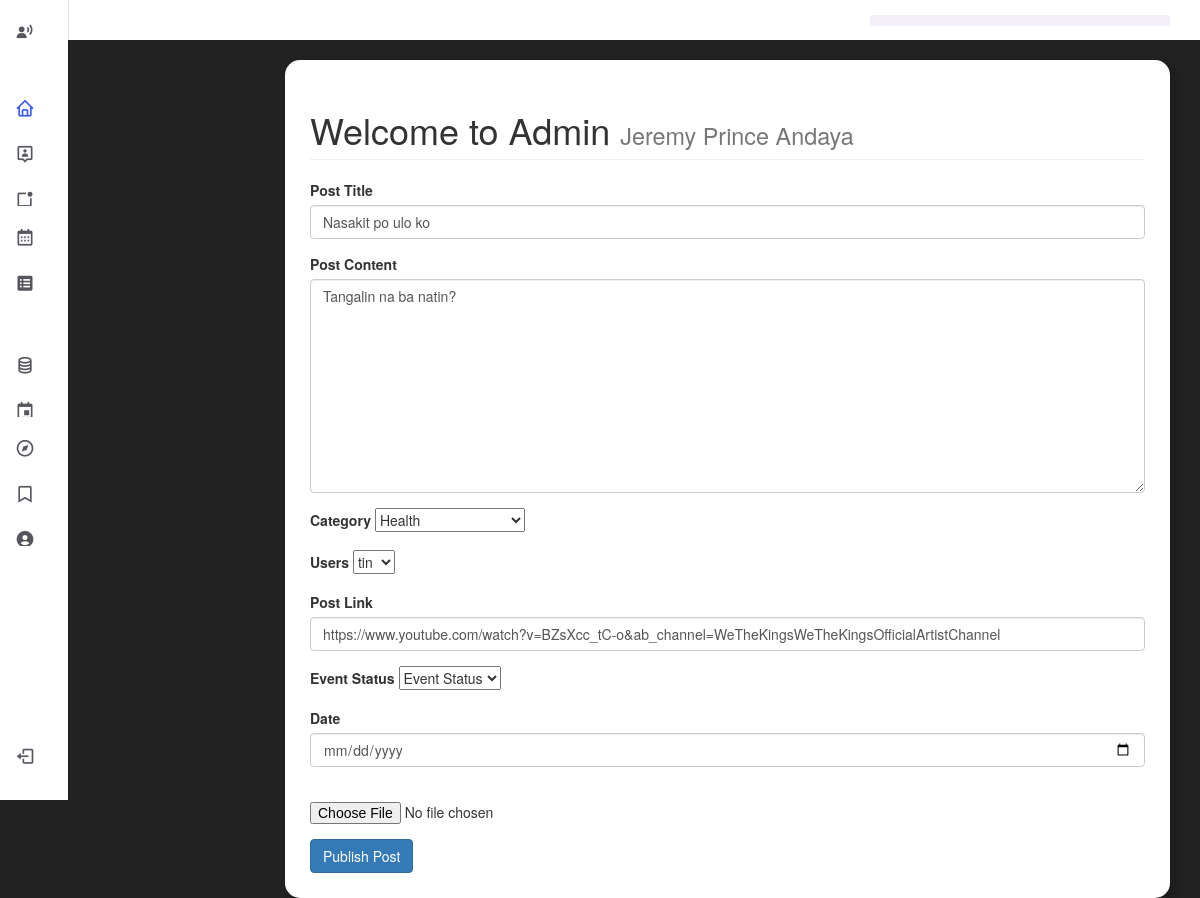
Page /admin/events.php?source=edit_event&edit_event_id=23 (signed in) on the committed database.
### tables this page shows
CREATE TABLE `events` (
  `id` int(15) NOT NULL,
  `news_title` varchar(255) NOT NULL,
  `event_user` varchar(255) NOT NULL,
  `event_date` date NOT NULL,
  `event_image` text NOT NULL,
  `event_category` varchar(255) NOT NULL,
  `event_status` varchar(255) NOT NULL,
  `event_content` varchar(255) NOT NULL,
  `event_link` varchar(255) NOT NULL
);

### admin/edit_event.php (the view, shortened to what this page needs)
<?php
            if(isset($_GET['edit_event_id'])){
             $the_event_id = $_GET['edit_event_id'];
            }
            $query = "SELECT * FROM events WHERE id = $the_event_id ";
            $select_post_id = mysqli_query($connection,$query);
            while($row = mysqli_fetch_assoc($select_post_id)){
                $event_link         = $row['event_link'];
                $event_title         = $row['news_title'];
                $event_content         = $row['event_content'];
                }
?>
  <form action="" method="post" enctype="multipart/form-data">
    <div class="form-group">
        <label for="title">Post Title</label>
        <input type="text" value="<?php echo $event_title; ?>" class="form-control" name="event_title">
    </div>
    <div class="form-group">
        <label for="post_content">Post Content</label>
        <textarea class="form-control" name="event_content" id="" cols="30" rows="10"><?php echo $event_content; ?></textarea>
    </div>
    <div class="form-group">
        <label for="category">Category</label>
        <select name="event_category" id="">
            <?php
            $query = "SELECT * FROM categories ";
            $select_events = mysqli_query($connection,$query);
            while($row = mysqli_fetch_assoc($select_events)){
            $cat_id = $row['cat_id'];
            $cat_title = $row['cat_title'];
                    echo "<option value='{$cat_id}'>{$cat_title}</option>";
            }
            ?>
        </select>
    </div>
    <div class="form-group">
        <label for="users">Users</label>
        <select name="event_user" id="">
            <?php
            $user_query = "SELECT * FROM users";
            $select_users = mysqli_query($connection,$user_query);
            while($row = mysqli_fetch_assoc($select_users)){
            $username = $row['username'];
                    echo "<option value='{$username}'>{$username}</option>";
            }
            ?>
        </select>
    </div>
    <div class="form-group">
        <label for="title">Post Link</label>
        <input type="text" value="<?php echo $event_link; ?>" class="form-control" name="event_link">
    </div>
    <div class="form-group">
    <label for="">Event Status</label>
        <select name="event_status" id="">
            <option value="draft">Event Status</option>
        </select>
    </div>
    <div class="form-group">
         <label for="event_date">Date</label>
         <input type="date" class="form-control" name="event_date">
     </div>
     <div class="form-group">
          <input type="file" name="event_image">
    </div>
    <div class="form-group">
        <input class="btn btn-primary" type="submit" name="edit_event" value="Publish Post">
    </div>
</form>

### admin/css/admin.css (style rules this page uses)
:root { --header-height: 3.5rem; --nav-width: 219px; --first-color: #3d5af1 !important; --first-color-light: #F4F0FA; --title-color: #19181B; --text-color: #58555E; --text-color-light: #A5A1AA; --body-color: #F9F6FD; --container-color: #FFFFFF; --body-font: 'Poppins', sans-serif; --normal-font-size:1rem !important; --small-font-size: 2rem !important; --smaller-font-size: 1.4rem !important; --font-medium: 500; --font-semi-bold: 600; --z-fixed: 100; }
@media screen and (min-width: 1024px) { :root { --normal-font-size: 1rem; --small-font-size: .875rem; --smaller-font-size: .813rem; } }

### rows in the picture
events: event_title "Nasakit po ulo ko", event_content "Tangalin na ba natin?", event_link "https://www.youtube.com/watch?v=BZsXcc_tC-o&ab_channel=WeTheKingsWeTheKingsOfficialArtistChannel"

### other values in the picture
$_SESSION['fullname'] "Jeremy Prince Andaya"
form field event_category "Health"
form field event_user "tin"
